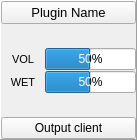
<?xml version="1.0" encoding="UTF-8"?>
<ui version="4.0">
 <class>frm_shared_plugin</class>
 <widget class="QFrame" name="frm_shared_plugin">
  <property name="geometry">
   <rect>
    <x>0</x>
    <y>0</y>
    <width>137</width>
    <height>140</height>
   </rect>
  </property>
  <property name="windowTitle">
   <string>Frame</string>
  </property>
  <property name="frameShape">
   <enum>QFrame::Panel</enum>
  </property>
  <property name="frameShadow">
   <enum>QFrame::Raised</enum>
  </property>
  <property name="lineWidth">
   <number>1</number>
  </property>
  <layout class="QVBoxLayout" name="verticalLayout">
   <property name="spacing">
    <number>0</number>
   </property>
   <property name="leftMargin">
    <number>0</number>
   </property>
   <property name="topMargin">
    <number>0</number>
   </property>
   <property name="rightMargin">
    <number>0</number>
   </property>
   <property name="bottomMargin">
    <number>0</number>
   </property>
   <item>
    <widget class="QPushButton" name="b_name">
     <property name="font">
      <font>
       <pointsize>10</pointsize>
      </font>
     </property>
     <property name="focusPolicy">
      <enum>Qt::NoFocus</enum>
     </property>
     <property name="contextMenuPolicy">
      <enum>Qt::CustomContextMenu</enum>
     </property>
     <property name="toolTip">
      <string>Click to edit this plugin's parameters</string>
     </property>
     <property name="text">
      <string>Plugin Name</string>
     </property>
     <property name="checkable">
      <bool>true</bool>
     </property>
    </widget>
   </item>
   <item>
    <widget class="QFrame" name="frm_activity"/>
   </item>
   <item>
    <widget class="QFrame" name="frm_volume">
     <property name="frameShape">
      <enum>QFrame::NoFrame</enum>
     </property>
     <property name="frameShadow">
      <enum>QFrame::Raised</enum>
     </property>
     <layout class="QHBoxLayout" name="horizontalLayout">
      <property name="spacing">
       <number>0</number>
      </property>
      <property name="leftMargin">
       <number>0</number>
      </property>
      <property name="topMargin">
       <number>0</number>
      </property>
      <property name="rightMargin">
       <number>0</number>
      </property>
      <property name="bottomMargin">
       <number>0</number>
      </property>
      <item>
       <widget class="QLabel" name="label_1">
        <property name="font">
         <font>
          <pointsize>8</pointsize>
         </font>
        </property>
        <property name="text">
         <string>VOL</string>
        </property>
        <property name="alignment">
         <set>Qt::AlignCenter</set>
        </property>
       </widget>
      </item>
      <item>
       <widget class="QProgressBar" name="pb_volume_placeholder">
        <property name="sizePolicy">
         <sizepolicy hsizetype="Fixed" vsizetype="Fixed">
          <horstretch>0</horstretch>
          <verstretch>0</verstretch>
         </sizepolicy>
        </property>
        <property name="maximumSize">
         <size>
          <width>16777215</width>
          <height>22</height>
         </size>
        </property>
        <property name="value">
         <number>50</number>
        </property>
       </widget>
      </item>
     </layout>
    </widget>
   </item>
   <item>
    <widget class="QFrame" name="frm_wet">
     <property name="frameShape">
      <enum>QFrame::NoFrame</enum>
     </property>
     <property name="frameShadow">
      <enum>QFrame::Raised</enum>
     </property>
     <layout class="QHBoxLayout" name="horizontalLayout_2">
      <property name="spacing">
       <number>0</number>
      </property>
      <property name="leftMargin">
       <number>0</number>
      </property>
      <property name="topMargin">
       <number>0</number>
      </property>
      <property name="rightMargin">
       <number>0</number>
      </property>
      <property name="bottomMargin">
       <number>0</number>
      </property>
      <item>
       <widget class="QLabel" name="label_3">
        <property name="font">
         <font>
          <pointsize>8</pointsize>
         </font>
        </property>
        <property name="text">
         <string>WET</string>
        </property>
        <property name="alignment">
         <set>Qt::AlignCenter</set>
        </property>
       </widget>
      </item>
      <item>
       <widget class="QProgressBar" name="pb_wet_placeholder">
        <property name="sizePolicy">
         <sizepolicy hsizetype="Fixed" vsizetype="Fixed">
          <horstretch>0</horstretch>
          <verstretch>0</verstretch>
         </sizepolicy>
        </property>
        <property name="maximumSize">
         <size>
          <width>16777215</width>
          <height>22</height>
         </size>
        </property>
        <property name="value">
         <number>50</number>
        </property>
       </widget>
      </item>
     </layout>
    </widget>
   </item>
   <item>
    <widget class="QWidget" name="w_balance_placeholder" native="true">
     <property name="minimumSize">
      <size>
       <width>0</width>
       <height>22</height>
      </size>
     </property>
    </widget>
   </item>
   <item>
    <widget class="QPushButton" name="b_output_placeholder">
     <property name="font">
      <font>
       <pointsize>9</pointsize>
      </font>
     </property>
     <property name="text">
      <string>Output client</string>
     </property>
    </widget>
   </item>
  </layout>
 </widget>
 <resources/>
 <connections/>
</ui>
